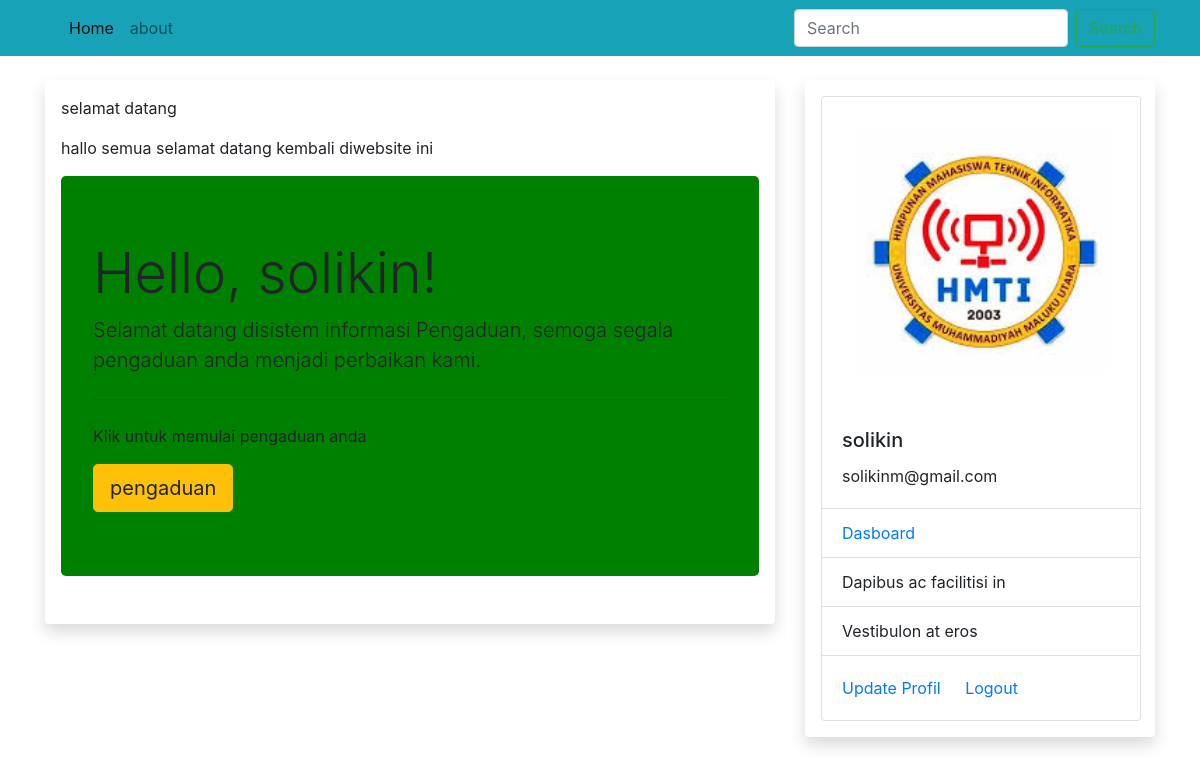
Page /akunmahasiswa (signed in) on the committed database.
### Praktikum 15(Crud-3)/sim/models.py (models this page shows, shortened)
class Tmahasiswa (db.Model, UserMixin):
    id = db.Column(db.Integer, primary_key=True)
    npm = db.Column(db.String(15), unique=True, nullable=False)
    nama = db.Column(db.String(100), nullable=False)
    email = db.Column(db.String(120), unique=True, nullable=False)
    password = db.Column(db.String(80), nullable=False)
    kelas = db.Column(db.String(20), nullable=False)
    alamat = db.Column(db.String(100), nullable=False)
    foto = db.Column(db.String(30), nullable=False, default='default.jpg')
    pengaduans = db.relationship('Tpengaduan', backref='mahasiswa', lazy=True)

### Praktikum 15(Crud-3)/sim/mahasiswa/routes.py (the view)
@rmahasiswa.route("/akunmahasiswa")
@login_required
def akunmahasiswa():
    return render_template('akunmahasiswa.html')

### Praktikum 15(Crud-3)/sim/models.py (called while the page is built)
@login_manager.user_loader
def load_user(mahasiswa_id):
    return Tmahasiswa.query.get(int(mahasiswa_id))

### Praktikum 15(Crud-3)/sim/templates/akunmahasiswa.html
{% extends "base.html"%}
{% block konten %}
<div class="jumbotron">
    <h1 class="display-4">Hello, {{current_user.nama}}!</h1>
    <p class="lead">Selamat datang disistem informasi Pengaduan, semoga segala pengaduan anda menjadi perbaikan kami.</p>
    <hr class="my-4">
    <p>Klik untuk memulai pengaduan anda</p>
    <a class="btn btn-warning btn-lg" href="{{url_for('rmahasiswa.pengaduan')}}" role="button">pengaduan</a>
  </div>
{% endblock %}

### Praktikum 15(Crud-3)/sim/templates/base.html (shortened to what this page needs)
 <html>
    <head>
        <link rel="stylesheet" href='static/css/bootstrap.min.css'>
        <link rel="stylesheet" type="text/css" href='static/css/style.css'>
    </head>
    <body>
        <nav class="navbar navbar-expand-lg navbar-light bg-info">
            <div class="container">
            <div class="collapse navbar-collapse" id="navbarSupportedContent">
              <ul class="navbar-nav mr-auto">
                <li class="nav-item active">
                  <a class="nav-link" href="{{url_for('rmahasiswa.home')}}">Home <span class="sr-only">(current)</span></a>
                </li>
                <li class="nav-item">
                  <a class="nav-link" href="{{url_for('rmahasiswa.about')}}">about</a>
                </li>
              </ul>
              <form class="form-inline my-2 my-lg-0">
                <input class="form-control mr-sm-2" type="search" placeholder="Search" aria-label="Search">
                <button class="btn btn-outline-success my-2 my-sm-0" type="submit">Search</button>
              </form>
            </div>
        </div>
          </nav>
       <div class="konten">
        <div class="container mt-4">
            <div class="row">
                <div class="col-md-8">
                    <div class="shadow p-3 mb-5 bg-white rounded">
                    <p>selamat datang</p>
                    <p>hallo semua selamat datang kembali diwebsite ini</p>
                    {% block konten %}
                    {% endblock %}
                </div>
                </div>
                <div class="col-md-4">
                    <div class="shadow p-3 mb-5 bg-white rounded">
                    {% if current_user.is_authenticated %}
                    <div class="card" style="width: 20rem;">
                    <img src="{{url_for('static', filename='foto/' + current_user.foto)}}" class="card-img-top" alt="">
                    <div class="card-body">
                      <h5 class="card-title">{{current_user.nama}}</h5>
                      <p class="card-text">{{current_user.email}}</p>
                    </div>
                  <ul class="list-group list-group-flush">
                    <li class="list-group-item"><a href="{{url_for('rmahasiswa.akunmahasiswa')}}">Dasboard</a></li>
                    <li class="list-group-item">Dapibus ac facilitisi in</li>
                    <li class="list-group-item">Vestibulon at eros</li>
                  </ul>
                  <div class="card-body">
                    <a href="{{url_for('rmahasiswa.edit_mahasiswa')}}" class="card-link">Update Profil</a>
                    <a href="{{url_for('rmahasiswa.logout_mahasiswa')}}" class="card-link">Logout</a>
                  </div>
                </div>
                    {% else %}
                    <h1>Menu Lain</h1>
                    <li>Data Mahasiswa</li>
                    <li>Data Dosen</li>
                    {% endif %}
                </div>
                </div>
            </div>
            </div>
       </div>
    </body>
</html>

### Praktikum 15(Crud-3)/sim/static/css/style.css (style rules this page uses)
.jumbotron { background-color: green; }

### rows in the picture
Tmahasiswa: nama "solikin", foto (placeholder picture), email "solikinm@gmail.com"
